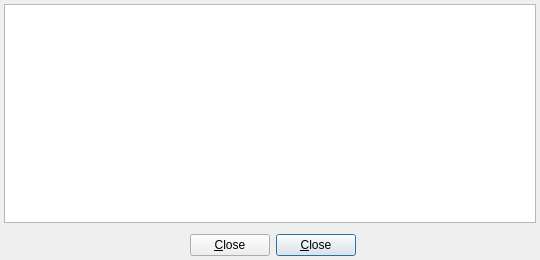
<?xml version="1.0" encoding="UTF-8"?>
<ui version="4.0">
 <class>LrdPopupMessage</class>
 <widget class="QDialog" name="LrdPopupMessage">
  <property name="windowModality">
   <enum>Qt::ApplicationModal</enum>
  </property>
  <property name="geometry">
   <rect>
    <x>0</x>
    <y>0</y>
    <width>540</width>
    <height>260</height>
   </rect>
  </property>
  <property name="sizePolicy">
   <sizepolicy hsizetype="Expanding" vsizetype="Expanding">
    <horstretch>1</horstretch>
    <verstretch>0</verstretch>
   </sizepolicy>
  </property>
  <property name="minimumSize">
   <size>
    <width>540</width>
    <height>260</height>
   </size>
  </property>
  <property name="maximumSize">
   <size>
    <width>540</width>
    <height>260</height>
   </size>
  </property>
  <property name="windowTitle">
   <string>UwFlashX Message</string>
  </property>
  <property name="sizeGripEnabled">
   <bool>false</bool>
  </property>
  <property name="modal">
   <bool>true</bool>
  </property>
  <layout class="QGridLayout" name="gridLayout_2">
   <property name="leftMargin">
    <number>4</number>
   </property>
   <property name="topMargin">
    <number>4</number>
   </property>
   <property name="rightMargin">
    <number>4</number>
   </property>
   <property name="bottomMargin">
    <number>4</number>
   </property>
   <item row="0" column="0">
    <layout class="QGridLayout" name="gridLayout">
     <item row="3" column="0">
      <layout class="QHBoxLayout" name="horizontalLayout">
       <property name="leftMargin">
        <number>5</number>
       </property>
       <property name="topMargin">
        <number>5</number>
       </property>
       <item>
        <spacer name="horizontalSpacer">
         <property name="orientation">
          <enum>Qt::Horizontal</enum>
         </property>
         <property name="sizeHint" stdset="0">
          <size>
           <width>40</width>
           <height>20</height>
          </size>
         </property>
        </spacer>
       </item>
       <item>
        <widget class="QPushButton" name="btn_Left_Button">
         <property name="text">
          <string>&amp;Close</string>
         </property>
         <property name="default">
          <bool>true</bool>
         </property>
        </widget>
       </item>
       <item>
        <widget class="QPushButton" name="btn_Right_Button">
         <property name="text">
          <string>&amp;Close</string>
         </property>
         <property name="default">
          <bool>true</bool>
         </property>
        </widget>
       </item>
       <item>
        <spacer name="horizontalSpacer_2">
         <property name="orientation">
          <enum>Qt::Horizontal</enum>
         </property>
         <property name="sizeHint" stdset="0">
          <size>
           <width>40</width>
           <height>20</height>
          </size>
         </property>
        </spacer>
       </item>
      </layout>
     </item>
     <item row="0" column="0">
      <widget class="QPlainTextEdit" name="text_Message">
       <property name="font">
        <font>
         <family>Lucida Console</family>
         <pointsize>8</pointsize>
        </font>
       </property>
       <property name="undoRedoEnabled">
        <bool>false</bool>
       </property>
       <property name="readOnly">
        <bool>true</bool>
       </property>
      </widget>
     </item>
    </layout>
   </item>
  </layout>
 </widget>
 <tabstops>
  <tabstop>btn_Left_Button</tabstop>
  <tabstop>btn_Right_Button</tabstop>
  <tabstop>text_Message</tabstop>
 </tabstops>
 <resources/>
 <connections/>
</ui>
